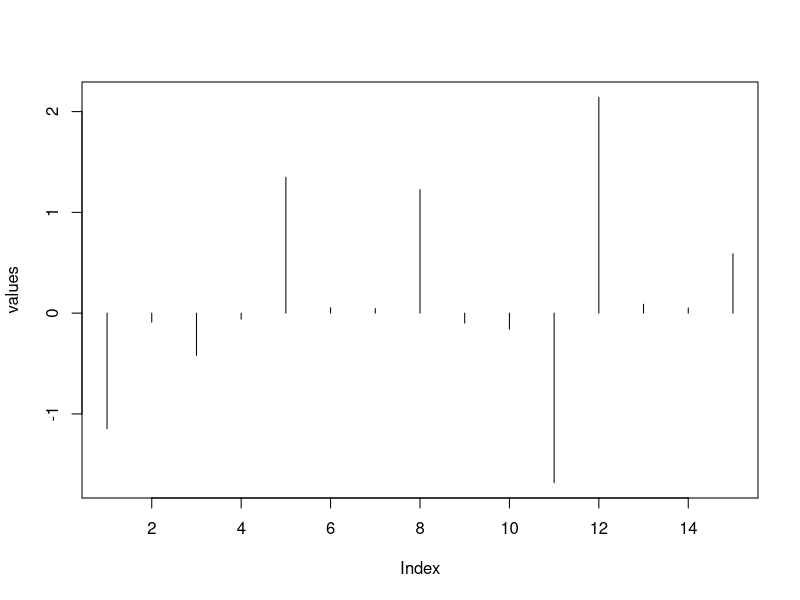
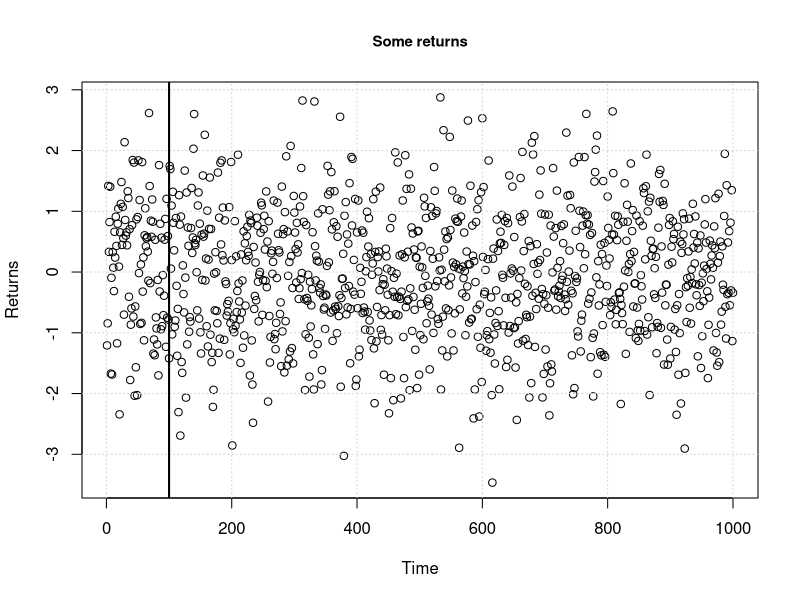
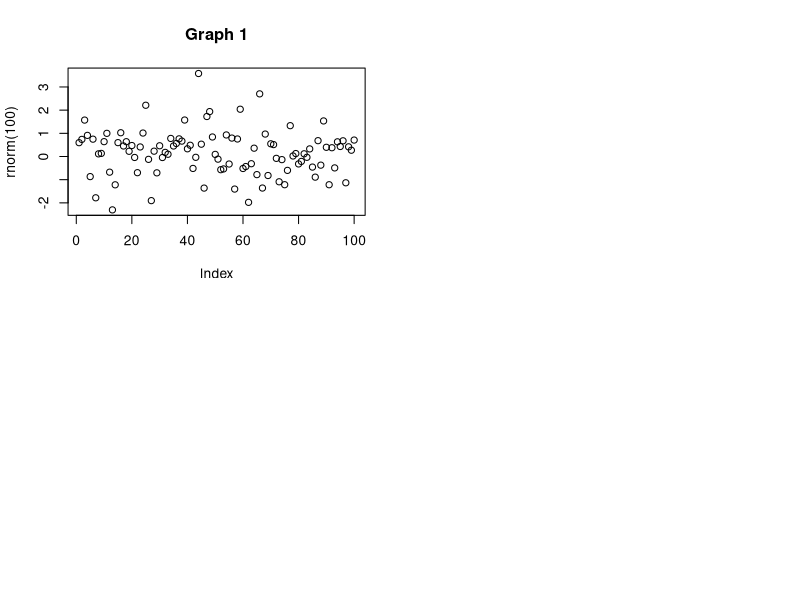

R code for these plots, in order:
values <- rnorm(15)
plot(values, type="h")

plot(rnorm(1000), main ="Some returns", cex.main=0.9, xlab="Time", ylab="Returns") 
grid()
abline(v=100, lwd=2, lty=1)

par(mfrow=c(2,2))
plot(rnorm(100), main ="Graph 1")

